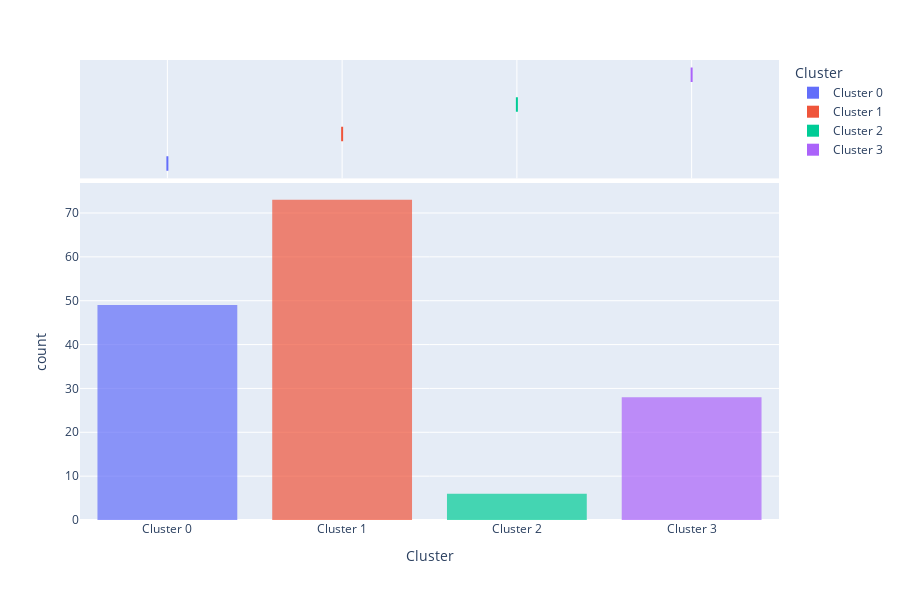

The notebook cell this image was saved under:
### Markdown cell above
### Distribution Plot

### Code cell
this.plottype = "distribution"
this.plotmodel()

### Figure 1 — Plotly figure (JSON) as saved in the notebook; plotly's stock layout.template omitted (floating-point values rounded to 4 significant figures; data arrays with more than 128 entries replaced by an {"elided": "..."} marker saying what was removed)
{"data": [{"alignmentgroup": "True", "bingroup": "x", "hovertemplate": "Cluster=%{x}<br>count=%{y}<extra></extra>", "legendgroup": "Cluster 0", "marker": {"color": "#636efa", "opacity": 0.7, "pattern": {"shape": ""}}, "name": "Cluster 0", "offsetgroup": "Cluster 0", "orientation": "v", "showlegend": true, "type": "histogram", "x": ["Cluster 0", "Cluster 0", "Cluster 0", "Cluster 0", "Cluster 0", "Cluster 0", "Cluster 0", "Cluster 0", "Cluster 0", "Cluster 0", "Cluster 0", "Cluster 0", "Cluster 0", "Cluster 0", "Cluster 0", "Cluster 0", "Cluster 0", "Cluster 0", "Cluster 0", "Cluster 0", "Cluster 0", "Cluster 0", "Cluster 0", "Cluster 0", "Cluster 0", "Cluster 0", "Cluster 0", "Cluster 0", "Cluster 0", "Cluster 0", "Cluster 0", "Cluster 0", "Cluster 0", "Cluster 0", "Cluster 0", "Cluster 0", "Cluster 0", "Cluster 0", "Cluster 0", "Cluster 0", "Cluster 0", "Cluster 0", "Cluster 0", "Cluster 0", "Cluster 0", "Cluster 0", "Cluster 0", "Cluster 0", "Cluster 0"], "xaxis": "x", "yaxis": "y"}, {"alignmentgroup": "True", "customdata": {"elided": "49x99 mixed values"}, "hovertemplate": "Cluster=%{x}<br>id=%{customdata[0]}<br>result_master_id=%{customdata[1]}<br>DDH_name=%{customdata[2]}<br>from_m=%{customdata[3]}<br>to_m=%{customdata[4]}<br>Sample_Length_m=%{customdata[5]}<br>Scan_Length_m=%{customdata[6]}<br>Scan_Recovery_pct=%{customdata[7]}<br>Comp(c/s)=%{customdata[8]}<br>Rayl(c/s)=%{customdata[9]}<br>LT(secs)=%{customdata[10]}<br>Al_pct=%{customdata[11]}<br>Al_2SE_pct=%{customdata[12]}<br>Al_mdl_pct=%{customdata[13]}<br>Si_pct=%{customdata[14]}<br>Si_2SE_pct=%{customdata[15]}<br>Si_mdl_pct=%{customdata[16]}<br>P_ppm=%{customdata[17]}<br>P_2SE_ppm=%{customdata[18]}<br>P_mdl_ppm=%{customdata[19]}<br>S_pct=%{customdata[20]}<br>S_2SE_pct=%{customdata[21]}<br>S_mdl_pct=%{customdata[22]}<br>Cl_ppm=%{customdata[23]}<br>Cl_2SE_ppm=%{customdata[24]}<br>Cl_mdl_ppm=%{customdata[25]}<br>K_pct=%{customdata[26]}<br>K_2SE_pct=%{customdata[27]}<br>K_mdl_pct=%{customdata[28]}<br>Ca_pct=%{customdata[29]}<br>Ca_2SE_pct=%{customdata[30]}<br>Ca_mdl_pct=%{customdata[31]}<br>Ti_ppm=%{customdata[32]}<br>Ti_2SE_ppm=%{customdata[33]}<br>Ti_mdl_ppm=%{customdata[34]}<br>V_ppm=%{customdata[35]}<br>V_2SE_ppm=%{customdata[36]}<br>V_mdl_ppm=%{customdata[37]}<br>Cr_ppm=%{customdata[38]}<br>Cr_2SE_ppm=%{customdata[39]}<br>Cr_mdl_ppm=%{customdata[40]}<br>Mn_ppm=%{customdata[41]}<br>Mn_2SE_ppm=%{customdata[42]}<br>Mn_mdl_ppm=%{customdata[43]}<br>Fe_pct=%{customdata[44]}<br>Fe_2SE_pct=%{customdata[45]}<br>Fe_mdl_pct=%{customdata[46]}<br>Ni_ppm=%{customdata[47]}<br>Ni_2SE_ppm=%{customdata[48]}<br>Ni_mdl_ppm=%{customdata[49]}<br>Cu_pct=%{customdata[50]}<br>Cu_2SE_pct=%{customdata[51]}<br>Cu_mdl_pct=%{customdata[52]}<br>Zn_pct=%{customdata[53]}<br>Zn_2SE_pct=%{customdata[54]}<br>Zn_mdl_pct=%{customdata[55]}<br>Ga_ppm=%{customdata[56]}<br>Ga_2SE_ppm=%{customdata[57]}<br>Ga_mdl_ppm=%{customdata[58]}<br>As_ppm=%{customdata[59]}<br>As_2SE_ppm=%{customdata[60]}<br>As_mdl_ppm=%{customdata[61]}<br>Se_ppm=%{customdata[62]}<br>Se_2SE_ppm=%{customdata[63]}<br>Se_mdl_ppm=%{customdata[64]}<br>Rb_ppm=%{customdata[65]}<br>Rb_2SE_ppm=%{customdata[66]}<br>Rb_mdl_ppm=%{customdata[67]}<br>Sr_ppm=%{customdata[68]}<br>Sr_2SE_ppm=%{customdata[69]}<br>Sr_mdl_ppm=%{customdata[70]}<br>Y_ppm=%{customdata[71]}<br>Y_2SE_ppm=%{customdata[72]}<br>Y_mdl_ppm=%{customdata[73]}<br>Zr_ppm=%{customdata[74]}<br>Zr_2SE_ppm=%{customdata[75]}<br>Zr_mdl_ppm=%{customdata[76]}<br>Nb_ppm=%{customdata[77]}<br>Nb_2SE_ppm=%{customdata[78]}<br>Nb_mdl_ppm=%{customdata[79]}<br>Mo_ppm=%{customdata[80]}<br>Mo_2SE_ppm=%{customdata[81]}<br>Mo_mdl_ppm=%{customdata[82]}<br>Ba_ppm=%{customdata[83]}<br>Ba_2SE_ppm=%{customdata[84]}<br>Ba_mdl_ppm=%{customdata[85]}<br>La_ppm=%{customdata[86]}<br>La_2SE_ppm=%{customdata[87]}<br>La_mdl_ppm=%{customdata[88]}<br>Ce_ppm=%{customdata[89]}<br>Ce_2SE_ppm=%{customdata[90]}<br>Ce_mdl_ppm=%{customdata[91]}<br>Pb_pct=%{customdata[92]}<br>Pb_2SE_pct=%{customdata[93]}<br>Pb_mdl_pct=%{customdata[94]}<br>U_ppm=%{customdata[95]}<br>U_2SE_ppm=%{customdata[96]}<br>U_mdl_ppm=%{customdata[97]}<br>minaloggerlink=%{customdata[98]}<extra></extra>", "legendgroup": "Cluster 0", "marker": {"color": "#636efa"}, "name": "Cluster 0", "notched": true, "offsetgroup": "Cluster 0", "showlegend": false, "type": "box", "x": ["Cluster 0", "Cluster 0", "Cluster 0", "Cluster 0", "Cluster 0", "Cluster 0", "Cluster 0", "Cluster 0", "Cluster 0", "Cluster 0", "Cluster 0", "Cluster 0", "Cluster 0", "Cluster 0", "Cluster 0", "Cluster 0", "Cluster 0", "Cluster 0", "Cluster 0", "Cluster 0", "Cluster 0", "Cluster 0", "Cluster 0", "Cluster 0", "Cluster 0", "Cluster 0", "Cluster 0", "Cluster 0", "Cluster 0", "Cluster 0", "Cluster 0", "Cluster 0", "Cluster 0", "Cluster 0", "Cluster 0", "Cluster 0", "Cluster 0", "Cluster 0", "Cluster 0", "Cluster 0", "Cluster 0", "Cluster 0", "Cluster 0", "Cluster 0", "Cluster 0", "Cluster 0", "Cluster 0", "Cluster 0", "Cluster 0"], "xaxis": "x2", "yaxis": "y2"}, {"alignmentgroup": "True", "bingroup": "x", "hovertemplate": "Cluster=%{x}<br>count=%{y}<extra></extra>", "legendgroup": "Cluster 1", "marker": {"color": "#EF553B", "opacity": 0.7, "pattern": {"shape": ""}}, "name": "Cluster 1", "offsetgroup": "Cluster 1", "orientation": "v", "showlegend": true, "type": "histogram", "x": ["Cluster 1", "Cluster 1", "Cluster 1", "Cluster 1", "Cluster 1", "Cluster 1", "Cluster 1", "Cluster 1", "Cluster 1", "Cluster 1", "Cluster 1", "Cluster 1", "Cluster 1", "Cluster 1", "Cluster 1", "Cluster 1", "Cluster 1", "Cluster 1", "Cluster 1", "Cluster 1", "Cluster 1", "Cluster 1", "Cluster 1", "Cluster 1", "Cluster 1", "Cluster 1", "Cluster 1", "Cluster 1", "Cluster 1", "Cluster 1", "Cluster 1", "Cluster 1", "Cluster 1", "Cluster 1", "Cluster 1", "Cluster 1", "Cluster 1", "Cluster 1", "Cluster 1", "Cluster 1", "Cluster 1", "Cluster 1", "Cluster 1", "Cluster 1", "Cluster 1", "Cluster 1", "Cluster 1", "Cluster 1", "Cluster 1", "Cluster 1", "Cluster 1", "Cluster 1", "Cluster 1", "Cluster 1", "Cluster 1", "Cluster 1", "Cluster 1", "Cluster 1", "Cluster 1", "Cluster 1", "Cluster 1", "Cluster 1", "Cluster 1", "Cluster 1", "Cluster 1", "Cluster 1", "Cluster 1", "Cluster 1", "Cluster 1", "Cluster 1", "Cluster 1", "Cluster 1", "Cluster 1"], "xaxis": "x", "yaxis": "y"}, {"alignmentgroup": "True", "customdata": {"elided": "73x99 mixed values"}, "hovertemplate": "Cluster=%{x}<br>id=%{customdata[0]}<br>result_master_id=%{customdata[1]}<br>DDH_name=%{customdata[2]}<br>from_m=%{customdata[3]}<br>to_m=%{customdata[4]}<br>Sample_Length_m=%{customdata[5]}<br>Scan_Length_m=%{customdata[6]}<br>Scan_Recovery_pct=%{customdata[7]}<br>Comp(c/s)=%{customdata[8]}<br>Rayl(c/s)=%{customdata[9]}<br>LT(secs)=%{customdata[10]}<br>Al_pct=%{customdata[11]}<br>Al_2SE_pct=%{customdata[12]}<br>Al_mdl_pct=%{customdata[13]}<br>Si_pct=%{customdata[14]}<br>Si_2SE_pct=%{customdata[15]}<br>Si_mdl_pct=%{customdata[16]}<br>P_ppm=%{customdata[17]}<br>P_2SE_ppm=%{customdata[18]}<br>P_mdl_ppm=%{customdata[19]}<br>S_pct=%{customdata[20]}<br>S_2SE_pct=%{customdata[21]}<br>S_mdl_pct=%{customdata[22]}<br>Cl_ppm=%{customdata[23]}<br>Cl_2SE_ppm=%{customdata[24]}<br>Cl_mdl_ppm=%{customdata[25]}<br>K_pct=%{customdata[26]}<br>K_2SE_pct=%{customdata[27]}<br>K_mdl_pct=%{customdata[28]}<br>Ca_pct=%{customdata[29]}<br>Ca_2SE_pct=%{customdata[30]}<br>Ca_mdl_pct=%{customdata[31]}<br>Ti_ppm=%{customdata[32]}<br>Ti_2SE_ppm=%{customdata[33]}<br>Ti_mdl_ppm=%{customdata[34]}<br>V_ppm=%{customdata[35]}<br>V_2SE_ppm=%{customdata[36]}<br>V_mdl_ppm=%{customdata[37]}<br>Cr_ppm=%{customdata[38]}<br>Cr_2SE_ppm=%{customdata[39]}<br>Cr_mdl_ppm=%{customdata[40]}<br>Mn_ppm=%{customdata[41]}<br>Mn_2SE_ppm=%{customdata[42]}<br>Mn_mdl_ppm=%{customdata[43]}<br>Fe_pct=%{customdata[44]}<br>Fe_2SE_pct=%{customdata[45]}<br>Fe_mdl_pct=%{customdata[46]}<br>Ni_ppm=%{customdata[47]}<br>Ni_2SE_ppm=%{customdata[48]}<br>Ni_mdl_ppm=%{customdata[49]}<br>Cu_pct=%{customdata[50]}<br>Cu_2SE_pct=%{customdata[51]}<br>Cu_mdl_pct=%{customdata[52]}<br>Zn_pct=%{customdata[53]}<br>Zn_2SE_pct=%{customdata[54]}<br>Zn_mdl_pct=%{customdata[55]}<br>Ga_ppm=%{customdata[56]}<br>Ga_2SE_ppm=%{customdata[57]}<br>Ga_mdl_ppm=%{customdata[58]}<br>As_ppm=%{customdata[59]}<br>As_2SE_ppm=%{customdata[60]}<br>As_mdl_ppm=%{customdata[61]}<br>Se_ppm=%{customdata[62]}<br>Se_2SE_ppm=%{customdata[63]}<br>Se_mdl_ppm=%{customdata[64]}<br>Rb_ppm=%{customdata[65]}<br>Rb_2SE_ppm=%{customdata[66]}<br>Rb_mdl_ppm=%{customdata[67]}<br>Sr_ppm=%{customdata[68]}<br>Sr_2SE_ppm=%{customdata[69]}<br>Sr_mdl_ppm=%{customdata[70]}<br>Y_ppm=%{customdata[71]}<br>Y_2SE_ppm=%{customdata[72]}<br>Y_mdl_ppm=%{customdata[73]}<br>Zr_ppm=%{customdata[74]}<br>Zr_2SE_ppm=%{customdata[75]}<br>Zr_mdl_ppm=%{customdata[76]}<br>Nb_ppm=%{customdata[77]}<br>Nb_2SE_ppm=%{customdata[78]}<br>Nb_mdl_ppm=%{customdata[79]}<br>Mo_ppm=%{customdata[80]}<br>Mo_2SE_ppm=%{customdata[81]}<br>Mo_mdl_ppm=%{customdata[82]}<br>Ba_ppm=%{customdata[83]}<br>Ba_2SE_ppm=%{customdata[84]}<br>Ba_mdl_ppm=%{customdata[85]}<br>La_ppm=%{customdata[86]}<br>La_2SE_ppm=%{customdata[87]}<br>La_mdl_ppm=%{customdata[88]}<br>Ce_ppm=%{customdata[89]}<br>Ce_2SE_ppm=%{customdata[90]}<br>Ce_mdl_ppm=%{customdata[91]}<br>Pb_pct=%{customdata[92]}<br>Pb_2SE_pct=%{customdata[93]}<br>Pb_mdl_pct=%{customdata[94]}<br>U_ppm=%{customdata[95]}<br>U_2SE_ppm=%{customdata[96]}<br>U_mdl_ppm=%{customdata[97]}<br>minaloggerlink=%{customdata[98]}<extra></extra>", "legendgroup": "Cluster 1", "marker": {"color": "#EF553B"}, "name": "Cluster 1", "notched": true, "offsetgroup": "Cluster 1", "showlegend": false, "type": "box", "x": ["Cluster 1", "Cluster 1", "Cluster 1", "Cluster 1", "Cluster 1", "Cluster 1", "Cluster 1", "Cluster 1", "Cluster 1", "Cluster 1", "Cluster 1", "Cluster 1", "Cluster 1", "Cluster 1", "Cluster 1", "Cluster 1", "Cluster 1", "Cluster 1", "Cluster 1", "Cluster 1", "Cluster 1", "Cluster 1", "Cluster 1", "Cluster 1", "Cluster 1", "Cluster 1", "Cluster 1", "Cluster 1", "Cluster 1", "Cluster 1", "Cluster 1", "Cluster 1", "Cluster 1", "Cluster 1", "Cluster 1", "Cluster 1", "Cluster 1", "Cluster 1", "Cluster 1", "Cluster 1", "Cluster 1", "Cluster 1", "Cluster 1", "Cluster 1", "Cluster 1", "Cluster 1", "Cluster 1", "Cluster 1", "Cluster 1", "Cluster 1", "Cluster 1", "Cluster 1", "Cluster 1", "Cluster 1", "Cluster 1", "Cluster 1", "Cluster 1", "Cluster 1", "Cluster 1", "Cluster 1", "Cluster 1", "Cluster 1", "Cluster 1", "Cluster 1", "Cluster 1", "Cluster 1", "Cluster 1", "Cluster 1", "Cluster 1", "Cluster 1", "Cluster 1", "Cluster 1", "Cluster 1"], "xaxis": "x2", "yaxis": "y2"}, {"alignmentgroup": "True", "bingroup": "x", "hovertemplate": "Cluster=%{x}<br>count=%{y}<extra></extra>", "legendgroup": "Cluster 2", "marker": {"color": "#00cc96", "opacity": 0.7, "pattern": {"shape": ""}}, "name": "Cluster 2", "offsetgroup": "Cluster 2", "orientation": "v", "showlegend": true, "type": "histogram", "x": ["Cluster 2", "Cluster 2", "Cluster 2", "Cluster 2", "Cluster 2", "Cluster 2"], "xaxis": "x", "yaxis": "y"}, {"alignmentgroup": "True", "customdata": {"elided": "6x99 mixed values"}, "hovertemplate": "Cluster=%{x}<br>id=%{customdata[0]}<br>result_master_id=%{customdata[1]}<br>DDH_name=%{customdata[2]}<br>from_m=%{customdata[3]}<br>to_m=%{customdata[4]}<br>Sample_Length_m=%{customdata[5]}<br>Scan_Length_m=%{customdata[6]}<br>Scan_Recovery_pct=%{customdata[7]}<br>Comp(c/s)=%{customdata[8]}<br>Rayl(c/s)=%{customdata[9]}<br>LT(secs)=%{customdata[10]}<br>Al_pct=%{customdata[11]}<br>Al_2SE_pct=%{customdata[12]}<br>Al_mdl_pct=%{customdata[13]}<br>Si_pct=%{customdata[14]}<br>Si_2SE_pct=%{customdata[15]}<br>Si_mdl_pct=%{customdata[16]}<br>P_ppm=%{customdata[17]}<br>P_2SE_ppm=%{customdata[18]}<br>P_mdl_ppm=%{customdata[19]}<br>S_pct=%{customdata[20]}<br>S_2SE_pct=%{customdata[21]}<br>S_mdl_pct=%{customdata[22]}<br>Cl_ppm=%{customdata[23]}<br>Cl_2SE_ppm=%{customdata[24]}<br>Cl_mdl_ppm=%{customdata[25]}<br>K_pct=%{customdata[26]}<br>K_2SE_pct=%{customdata[27]}<br>K_mdl_pct=%{customdata[28]}<br>Ca_pct=%{customdata[29]}<br>Ca_2SE_pct=%{customdata[30]}<br>Ca_mdl_pct=%{customdata[31]}<br>Ti_ppm=%{customdata[32]}<br>Ti_2SE_ppm=%{customdata[33]}<br>Ti_mdl_ppm=%{customdata[34]}<br>V_ppm=%{customdata[35]}<br>V_2SE_ppm=%{customdata[36]}<br>V_mdl_ppm=%{customdata[37]}<br>Cr_ppm=%{customdata[38]}<br>Cr_2SE_ppm=%{customdata[39]}<br>Cr_mdl_ppm=%{customdata[40]}<br>Mn_ppm=%{customdata[41]}<br>Mn_2SE_ppm=%{customdata[42]}<br>Mn_mdl_ppm=%{customdata[43]}<br>Fe_pct=%{customdata[44]}<br>Fe_2SE_pct=%{customdata[45]}<br>Fe_mdl_pct=%{customdata[46]}<br>Ni_ppm=%{customdata[47]}<br>Ni_2SE_ppm=%{customdata[48]}<br>Ni_mdl_ppm=%{customdata[49]}<br>Cu_pct=%{customdata[50]}<br>Cu_2SE_pct=%{customdata[51]}<br>Cu_mdl_pct=%{customdata[52]}<br>Zn_pct=%{customdata[53]}<br>Zn_2SE_pct=%{customdata[54]}<br>Zn_mdl_pct=%{customdata[55]}<br>Ga_ppm=%{customdata[56]}<br>Ga_2SE_ppm=%{customdata[57]}<br>Ga_mdl_ppm=%{customdata[58]}<br>As_ppm=%{customdata[59]}<br>As_2SE_ppm=%{customdata[60]}<br>As_mdl_ppm=%{customdata[61]}<br>Se_ppm=%{customdata[62]}<br>Se_2SE_ppm=%{customdata[63]}<br>Se_mdl_ppm=%{customdata[64]}<br>Rb_ppm=%{customdata[65]}<br>Rb_2SE_ppm=%{customdata[66]}<br>Rb_mdl_ppm=%{customdata[67]}<br>Sr_ppm=%{customdata[68]}<br>Sr_2SE_ppm=%{customdata[69]}<br>Sr_mdl_ppm=%{customdata[70]}<br>Y_ppm=%{customdata[71]}<br>Y_2SE_ppm=%{customdata[72]}<br>Y_mdl_ppm=%{customdata[73]}<br>Zr_ppm=%{customdata[74]}<br>Zr_2SE_ppm=%{customdata[75]}<br>Zr_mdl_ppm=%{customdata[76]}<br>Nb_ppm=%{customdata[77]}<br>Nb_2SE_ppm=%{customdata[78]}<br>Nb_mdl_ppm=%{customdata[79]}<br>Mo_ppm=%{customdata[80]}<br>Mo_2SE_ppm=%{customdata[81]}<br>Mo_mdl_ppm=%{customdata[82]}<br>Ba_ppm=%{customdata[83]}<br>Ba_2SE_ppm=%{customdata[84]}<br>Ba_mdl_ppm=%{customdata[85]}<br>La_ppm=%{customdata[86]}<br>La_2SE_ppm=%{customdata[87]}<br>La_mdl_ppm=%{customdata[88]}<br>Ce_ppm=%{customdata[89]}<br>Ce_2SE_ppm=%{customdata[90]}<br>Ce_mdl_ppm=%{customdata[91]}<br>Pb_pct=%{customdata[92]}<br>Pb_2SE_pct=%{customdata[93]}<br>Pb_mdl_pct=%{customdata[94]}<br>U_ppm=%{customdata[95]}<br>U_2SE_ppm=%{customdata[96]}<br>U_mdl_ppm=%{customdata[97]}<br>minaloggerlink=%{customdata[98]}<extra></extra>", "legendgroup": "Cluster 2", "marker": {"color": "#00cc96"}, "name": "Cluster 2", "notched": true, "offsetgroup": "Cluster 2", "showlegend": false, "type": "box", "x": ["Cluster 2", "Cluster 2", "Cluster 2", "Cluster 2", "Cluster 2", "Cluster 2"], "xaxis": "x2", "yaxis": "y2"}, {"alignmentgroup": "True", "bingroup": "x", "hovertemplate": "Cluster=%{x}<br>count=%{y}<extra></extra>", "legendgroup": "Cluster 3", "marker": {"color": "#ab63fa", "opacity": 0.7, "pattern": {"shape": ""}}, "name": "Cluster 3", "offsetgroup": "Cluster 3", "orientation": "v", "showlegend": true, "type": "histogram", "x": ["Cluster 3", "Cluster 3", "Cluster 3", "Cluster 3", "Cluster 3", "Cluster 3", "Cluster 3", "Cluster 3", "Cluster 3", "Cluster 3", "Cluster 3", "Cluster 3", "Cluster 3", "Cluster 3", "Cluster 3", "Cluster 3", "Cluster 3", "Cluster 3", "Cluster 3", "Cluster 3", "Cluster 3", "Cluster 3", "Cluster 3", "Cluster 3", "Cluster 3", "Cluster 3", "Cluster 3", "Cluster 3"], "xaxis": "x", "yaxis": "y"}, {"alignmentgroup": "True", "customdata": {"elided": "28x99 mixed values"}, "hovertemplate": "Cluster=%{x}<br>id=%{customdata[0]}<br>result_master_id=%{customdata[1]}<br>DDH_name=%{customdata[2]}<br>from_m=%{customdata[3]}<br>to_m=%{customdata[4]}<br>Sample_Length_m=%{customdata[5]}<br>Scan_Length_m=%{customdata[6]}<br>Scan_Recovery_pct=%{customdata[7]}<br>Comp(c/s)=%{customdata[8]}<br>Rayl(c/s)=%{customdata[9]}<br>LT(secs)=%{customdata[10]}<br>Al_pct=%{customdata[11]}<br>Al_2SE_pct=%{customdata[12]}<br>Al_mdl_pct=%{customdata[13]}<br>Si_pct=%{customdata[14]}<br>Si_2SE_pct=%{customdata[15]}<br>Si_mdl_pct=%{customdata[16]}<br>P_ppm=%{customdata[17]}<br>P_2SE_ppm=%{customdata[18]}<br>P_mdl_ppm=%{customdata[19]}<br>S_pct=%{customdata[20]}<br>S_2SE_pct=%{customdata[21]}<br>S_mdl_pct=%{customdata[22]}<br>Cl_ppm=%{customdata[23]}<br>Cl_2SE_ppm=%{customdata[24]}<br>Cl_mdl_ppm=%{customdata[25]}<br>K_pct=%{customdata[26]}<br>K_2SE_pct=%{customdata[27]}<br>K_mdl_pct=%{customdata[28]}<br>Ca_pct=%{customdata[29]}<br>Ca_2SE_pct=%{customdata[30]}<br>Ca_mdl_pct=%{customdata[31]}<br>Ti_ppm=%{customdata[32]}<br>Ti_2SE_ppm=%{customdata[33]}<br>Ti_mdl_ppm=%{customdata[34]}<br>V_ppm=%{customdata[35]}<br>V_2SE_ppm=%{customdata[36]}<br>V_mdl_ppm=%{customdata[37]}<br>Cr_ppm=%{customdata[38]}<br>Cr_2SE_ppm=%{customdata[39]}<br>Cr_mdl_ppm=%{customdata[40]}<br>Mn_ppm=%{customdata[41]}<br>Mn_2SE_ppm=%{customdata[42]}<br>Mn_mdl_ppm=%{customdata[43]}<br>Fe_pct=%{customdata[44]}<br>Fe_2SE_pct=%{customdata[45]}<br>Fe_mdl_pct=%{customdata[46]}<br>Ni_ppm=%{customdata[47]}<br>Ni_2SE_ppm=%{customdata[48]}<br>Ni_mdl_ppm=%{customdata[49]}<br>Cu_pct=%{customdata[50]}<br>Cu_2SE_pct=%{customdata[51]}<br>Cu_mdl_pct=%{customdata[52]}<br>Zn_pct=%{customdata[53]}<br>Zn_2SE_pct=%{customdata[54]}<br>Zn_mdl_pct=%{customdata[55]}<br>Ga_ppm=%{customdata[56]}<br>Ga_2SE_ppm=%{customdata[57]}<br>Ga_mdl_ppm=%{customdata[58]}<br>As_ppm=%{customdata[59]}<br>As_2SE_ppm=%{customdata[60]}<br>As_mdl_ppm=%{customdata[61]}<br>Se_ppm=%{customdata[62]}<br>Se_2SE_ppm=%{customdata[63]}<br>Se_mdl_ppm=%{customdata[64]}<br>Rb_ppm=%{customdata[65]}<br>Rb_2SE_ppm=%{customdata[66]}<br>Rb_mdl_ppm=%{customdata[67]}<br>Sr_ppm=%{customdata[68]}<br>Sr_2SE_ppm=%{customdata[69]}<br>Sr_mdl_ppm=%{customdata[70]}<br>Y_ppm=%{customdata[71]}<br>Y_2SE_ppm=%{customdata[72]}<br>Y_mdl_ppm=%{customdata[73]}<br>Zr_ppm=%{customdata[74]}<br>Zr_2SE_ppm=%{customdata[75]}<br>Zr_mdl_ppm=%{customdata[76]}<br>Nb_ppm=%{customdata[77]}<br>Nb_2SE_ppm=%{customdata[78]}<br>Nb_mdl_ppm=%{customdata[79]}<br>Mo_ppm=%{customdata[80]}<br>Mo_2SE_ppm=%{customdata[81]}<br>Mo_mdl_ppm=%{customdata[82]}<br>Ba_ppm=%{customdata[83]}<br>Ba_2SE_ppm=%{customdata[84]}<br>Ba_mdl_ppm=%{customdata[85]}<br>La_ppm=%{customdata[86]}<br>La_2SE_ppm=%{customdata[87]}<br>La_mdl_ppm=%{customdata[88]}<br>Ce_ppm=%{customdata[89]}<br>Ce_2SE_ppm=%{customdata[90]}<br>Ce_mdl_ppm=%{customdata[91]}<br>Pb_pct=%{customdata[92]}<br>Pb_2SE_pct=%{customdata[93]}<br>Pb_mdl_pct=%{customdata[94]}<br>U_ppm=%{customdata[95]}<br>U_2SE_ppm=%{customdata[96]}<br>U_mdl_ppm=%{customdata[97]}<br>minaloggerlink=%{customdata[98]}<extra></extra>", "legendgroup": "Cluster 3", "marker": {"color": "#ab63fa"}, "name": "Cluster 3", "notched": true, "offsetgroup": "Cluster 3", "showlegend": false, "type": "box", "x": ["Cluster 3", "Cluster 3", "Cluster 3", "Cluster 3", "Cluster 3", "Cluster 3", "Cluster 3", "Cluster 3", "Cluster 3", "Cluster 3", "Cluster 3", "Cluster 3", "Cluster 3", "Cluster 3", "Cluster 3", "Cluster 3", "Cluster 3", "Cluster 3", "Cluster 3", "Cluster 3", "Cluster 3", "Cluster 3", "Cluster 3", "Cluster 3", "Cluster 3", "Cluster 3", "Cluster 3", "Cluster 3"], "xaxis": "x2", "yaxis": "y2"}], "layout": {"barmode": "relative", "height": 600, "legend": {"title": {"text": "Cluster"}, "tracegroupgap": 0}, "margin": {"t": 60}, "xaxis": {"anchor": "y", "categoryarray": ["Cluster 0", "Cluster 1", "Cluster 2", "Cluster 3"], "categoryorder": "array", "domain": [0, 1], "title": {"text": "Cluster"}}, "xaxis2": {"anchor": "y2", "domain": [0, 1], "matches": "x", "showgrid": true, "showticklabels": false}, "yaxis": {"anchor": "x", "domain": [0, 0.7326], "title": {"text": "count"}}, "yaxis2": {"anchor": "x2", "domain": [0.7426, 1], "matches": "y2", "showgrid": false, "showline": false, "showticklabels": false, "ticks": ""}}}
